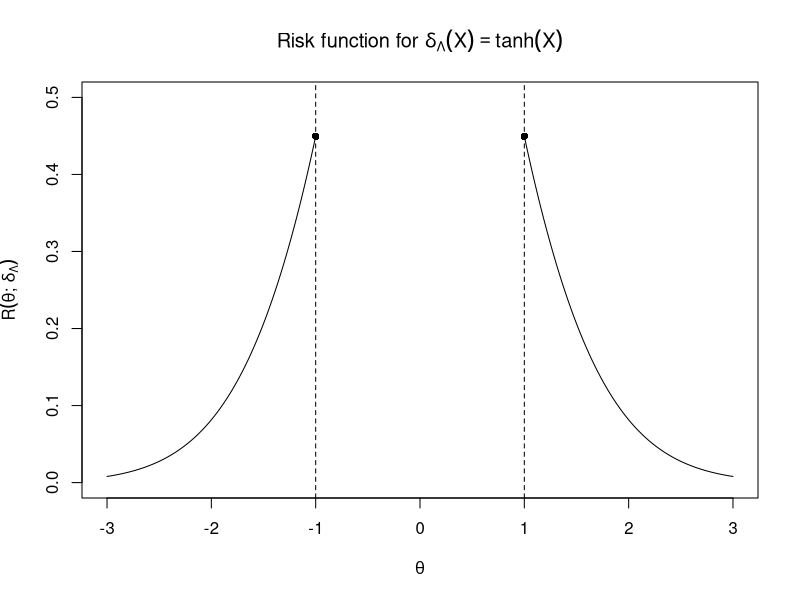
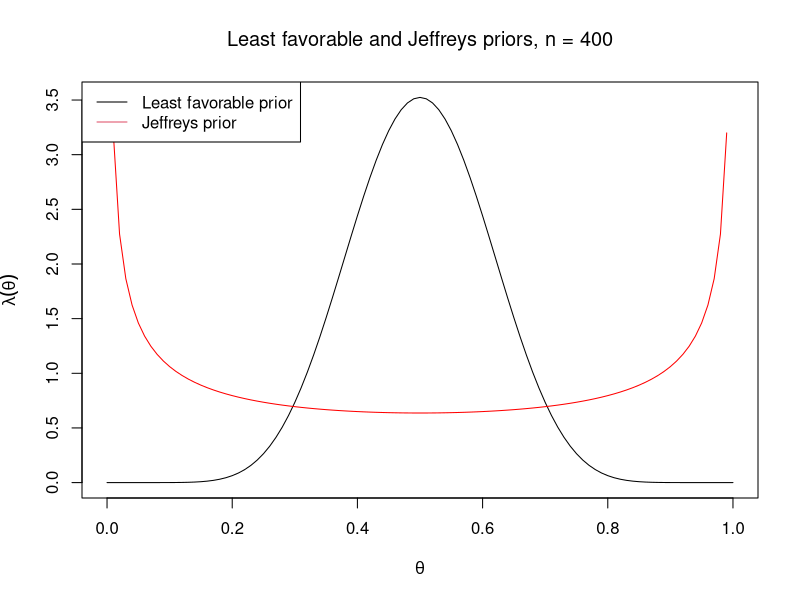
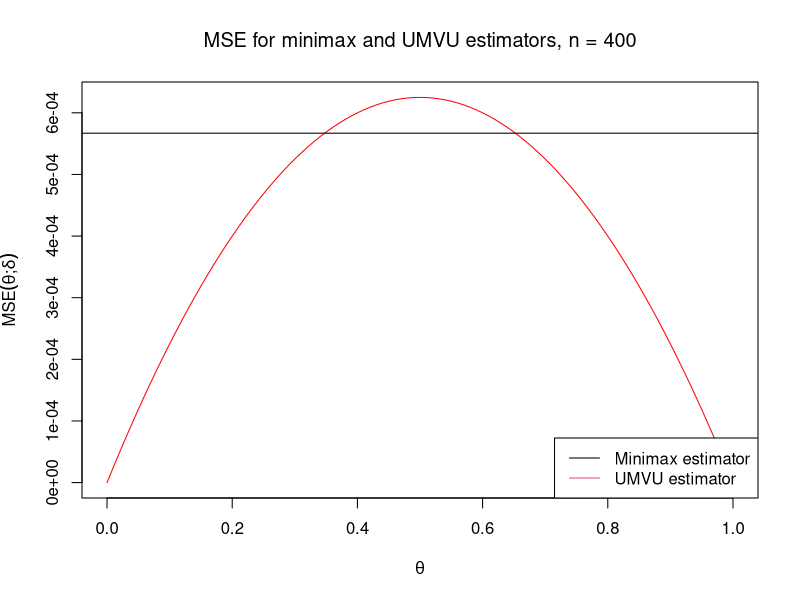

Here is the R script that generated these plots, in order:
## ---- chunk 1
z <- rnorm(1E5)
thet.max <- 3
curve(sapply(x, function(theta) mean( (tanh(theta+z)-1)^2)), 1,thet.max, xlim=c(-thet.max,thet.max), ylim=c(0,.5),
      xlab=expression(theta),ylab=expression(R(theta*"; "*delta[Lambda])), main=expression("Risk function for "*delta[Lambda](X)==tanh(X)))
curve(sapply(x, function(theta) mean( (tanh(-theta+z)-1)^2)), -thet.max,-1, add=TRUE)
abline(v=c(-1,1),lty=2)
points(x=c(-1,1), y=rep(mean( (tanh(1+z)-1)^2),2), pch=16)
## ---- chunk 2
n <- 400
curve(dbeta(x, sqrt(n)/2,sqrt(n)/2), main=expression("Least favorable and Jeffreys priors, n = "*400), xlab=expression(theta), ylab=expression(lambda(theta)))
curve(dbeta(x, 1/2,1/2), add=TRUE, col="red")
legend("topleft",lty=1,col=1:2,legend=c("Least favorable prior","Jeffreys prior"))
## ---- chunk 3
n <- 400
curve(x*(1-x)/n, main=expression("MSE for minimax and UMVU estimators, n = "*400), xlab=expression(theta), ylab=expression(MSE(theta*";"*delta)), col="red")
abline(h=n/4/(n+sqrt(n))^2)
legend("bottomright",lty=1,col=1:2,legend=c("Minimax estimator","UMVU estimator"))
